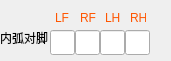
     <widget class="QWidget" name="widget_9" native="true">
      <property name="geometry">
       <rect>
        <x>590</x>
        <y>260</y>
        <width>171</width>
        <height>61</height>
       </rect>
      </property>
      <widget class="QLineEdit" name="edit_90innerTrot_pressSet_lf_3">
       <property name="geometry">
        <rect>
         <x>50</x>
         <y>30</y>
         <width>25</width>
         <height>25</height>
        </rect>
       </property>
       <property name="text">
        <string/>
       </property>
      </widget>
      <widget class="QLabel" name="label_89">
       <property name="geometry">
        <rect>
         <x>0</x>
         <y>30</y>
         <width>48</width>
         <height>16</height>
        </rect>
       </property>
       <property name="styleSheet">
        <string notr="true">font: 25 7pt &quot;Adobe 宋体 Std L&quot;;</string>
       </property>
       <property name="text">
        <string>内弧对脚</string>
       </property>
      </widget>
      <widget class="QLineEdit" name="edit_90innerTrot_pressSet_rf_3">
       <property name="geometry">
        <rect>
         <x>75</x>
         <y>30</y>
         <width>25</width>
         <height>25</height>
        </rect>
       </property>
       <property name="text">
        <string/>
       </property>
      </widget>
      <widget class="QLineEdit" name="edit_90innerTrot_pressSet_lh_3">
       <property name="geometry">
        <rect>
         <x>100</x>
         <y>30</y>
         <width>25</width>
         <height>25</height>
        </rect>
       </property>
       <property name="text">
        <string/>
       </property>
      </widget>
      <widget class="QLineEdit" name="edit_90innerTrot_pressSet_rh_3">
       <property name="geometry">
        <rect>
         <x>125</x>
         <y>30</y>
         <width>25</width>
         <height>25</height>
        </rect>
       </property>
       <property name="text">
        <string/>
       </property>
      </widget>
      <widget class="QLabel" name="label_90">
       <property name="geometry">
        <rect>
         <x>55</x>
         <y>10</y>
         <width>16</width>
         <height>16</height>
        </rect>
       </property>
       <property name="styleSheet">
        <string notr="true">font: 25 6pt &quot;Adobe 宋体 Std L&quot;;
color: rgb(255, 85, 0);</string>
       </property>
       <property name="text">
        <string>LF</string>
       </property>
      </widget>
      <widget class="QLabel" name="label_91">
       <property name="geometry">
        <rect>
         <x>80</x>
         <y>10</y>
         <width>16</width>
         <height>16</height>
        </rect>
       </property>
       <property name="styleSheet">
        <string notr="true">font: 25 6pt &quot;Adobe 宋体 Std L&quot;;
color: rgb(255, 85, 0);</string>
       </property>
       <property name="text">
        <string>RF</string>
       </property>
      </widget>
      <widget class="QLabel" name="label_92">
       <property name="geometry">
        <rect>
         <x>105</x>
         <y>10</y>
         <width>16</width>
         <height>16</height>
        </rect>
       </property>
       <property name="styleSheet">
        <string notr="true">font: 25 6pt &quot;Adobe 宋体 Std L&quot;;
color: rgb(255, 85, 0);</string>
       </property>
       <property name="text">
        <string>LH</string>
       </property>
      </widget>
      <widget class="QLabel" name="label_93">
       <property name="geometry">
        <rect>
         <x>130</x>
         <y>10</y>
         <width>16</width>
         <height>16</height>
        </rect>
       </property>
       <property name="styleSheet">
        <string notr="true">font: 25 6pt &quot;Adobe 宋体 Std L&quot;;
color: rgb(255, 85, 0);</string>
       </property>
       <property name="text">
        <string>RH</string>
       </property>
      </widget>
     </widget>
